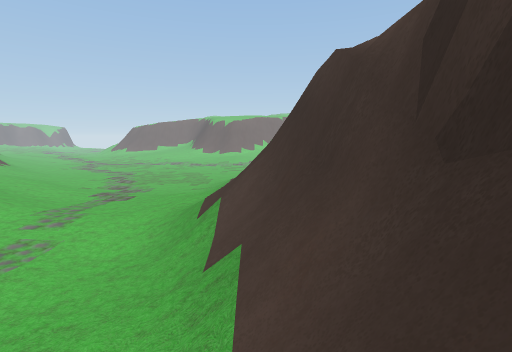
view 1 (above)

16 first-person views from a walk through a scene from a Unity 3-D project. The camera is 1.5 m above the floor, tilts 8° down and sees 85° across. The floor is counted in squares, 1 m on a side. Each view is taken from the middle of a square. On the plan, view 1 faces up. The plan holds only what a view shows up to about 14 squares ahead; the rest is blank. The place goes on beyond the plan.

view 2
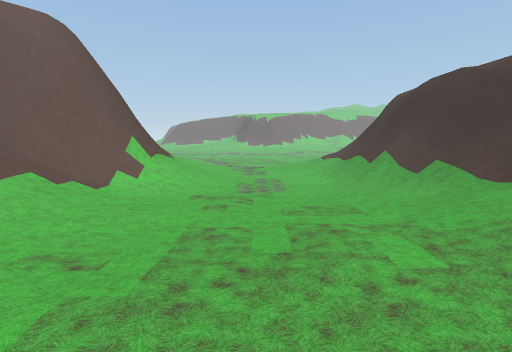

view 3
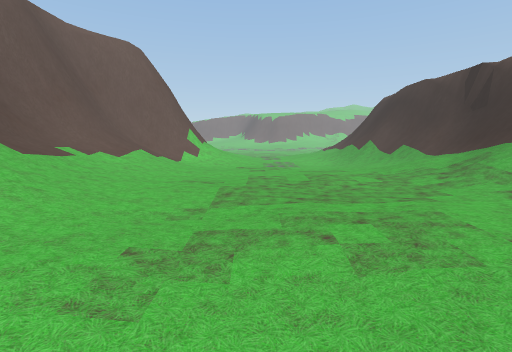

view 4
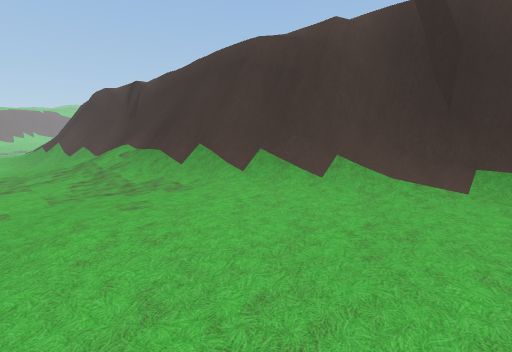

view 5
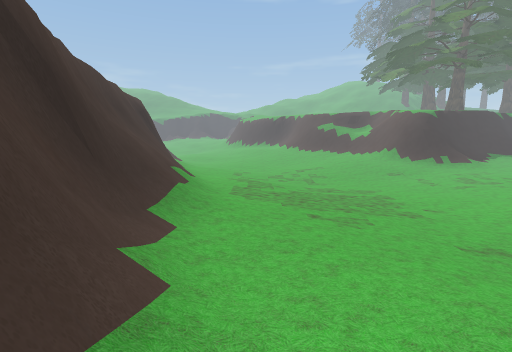

view 6
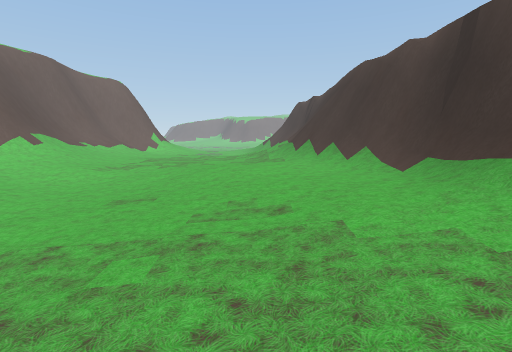

view 7
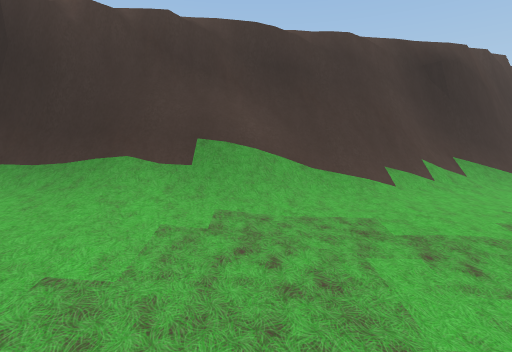

view 8
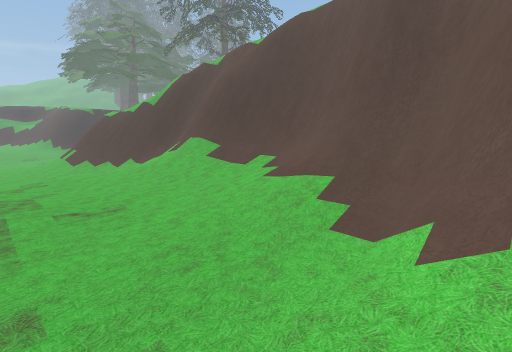

view 9
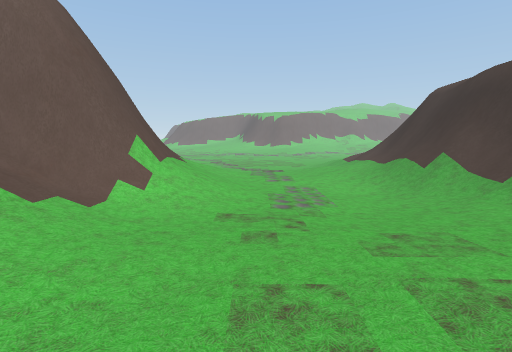

view 10
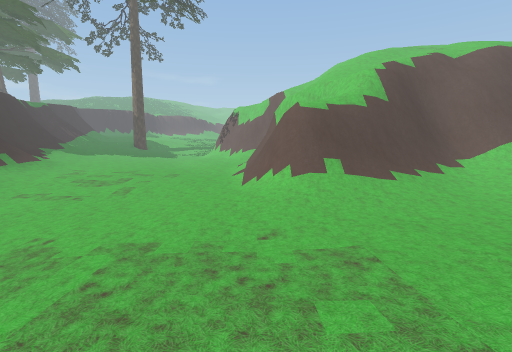

view 11
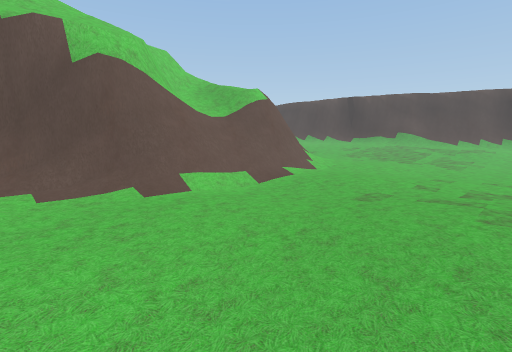

view 12
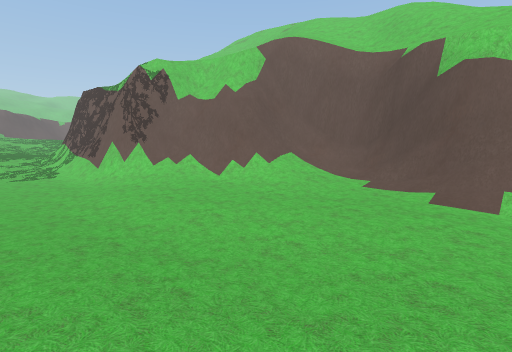

view 13
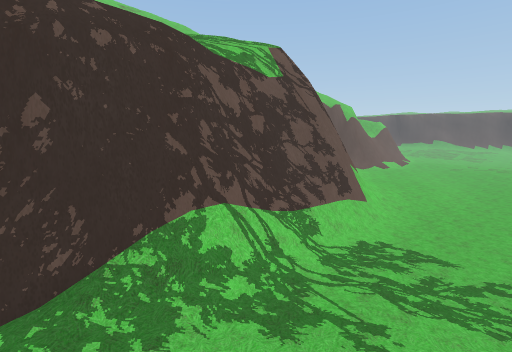

view 14
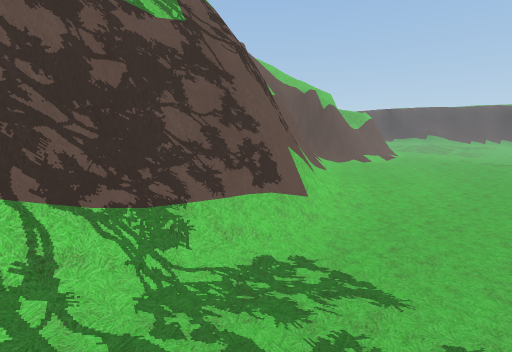

view 15
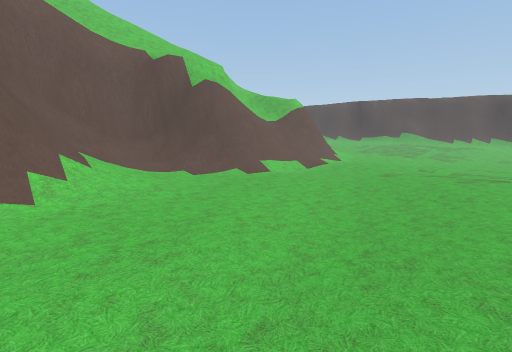

view 16
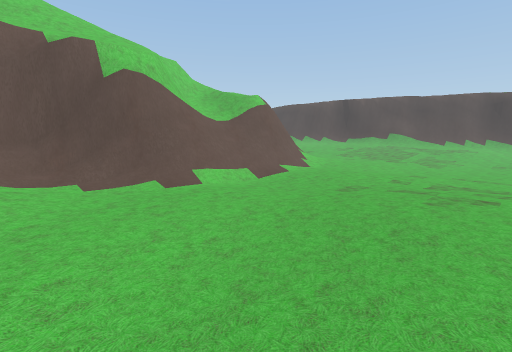

### Floor plan
Key: @ floor where view 1 was taken; # wall or solid block; . main floor; : floor 0.25 m higher than the main floor; - floor 0.5 m lower than the main floor; _ floor 0.75 m lower than the main floor; + floor 1.5 m higher than the main floor; * floor 2.25 m higher than the main floor; % floor 3.25 m higher than the main floor; & floor 4 m higher than the main floor; $ floor 4.25 m higher than the main floor; / step, stairs or slope; = window, fence, low wall or low ledge; v drop or lower ground.
Columns run from 38 left of view 1 to 6 right of it. Each row starts with its distance up from view 1.
 11                              /----..//=#
 10                              //---.../=#&
  9                            =//...-..//=#&
  8                            #//....-///=#
  7                            #///.---///##
  6                           v##//.----///#&
  5                          /v##//..---///#&
  4                         /v##=//..---.//##
  3                        vv###//...--..//=#&
  2                        v##///........//=v&
  1                        v##//........///#v
  0                        v#=//......../:@#v
 -1                       vv#=/:.........//=#
 -2                      /vv#=/.........///##
 -3                      /vv#=//........./=#v
 -4                       /&#=//........./=#v
 -5                       //v#//........./=#v
 -6                      //&##//........../#v$
 -7                      /vv#=//........../=#&
 -8                       vv#=/...--.......=#v
 -9               ///      v##=/-----...... ##
-10              /////     /v#=/.-----......=#
-11             ////////  //%##//-----......=#
-12             ////////  vv%##//-----......=##
-13            // /////// ** ##=/------....:/=##
-14            //vvvv///vv+  ##=/.-----....//#=#
-15          //vv##############=/--__--.....//=#
-16         /vvv##///===######=/---__---....//==
-17     // $/v####//---/////--___-____--....//==
-18     ////v####//-___________________--..../#v
-19 v   vvvv #=//-______________________--.../=#v
-20 ##########//________________________--.../=#v
-21 ./#=//==//_________________________     ../#v
-22  ---_______________________________      ./#v
-23  .--__________________-___________        /=#
-24 .  ___________________--______             =#

Positions as (right, up) in squares from view 1, and headings:
1: (0, 0), facing up
2: (-6, -5), facing up
3: (-7, -9), facing up
4: (-4, -12), facing up-right
5: (0, -6), facing down
6: (-2, -18), facing up
7: (-3, -16), facing right
8: (-7, 4), facing down-left
9: (-7, -3), facing up
10: (-1, -16), facing left
11: (-22, -23), facing up-right
12: (-18, -24), facing up-left
13: (-38, -24), facing up-right
14: (-35, -24), facing up-right
15: (-26, -24), facing up-right
16: (-23, -24), facing up-right
